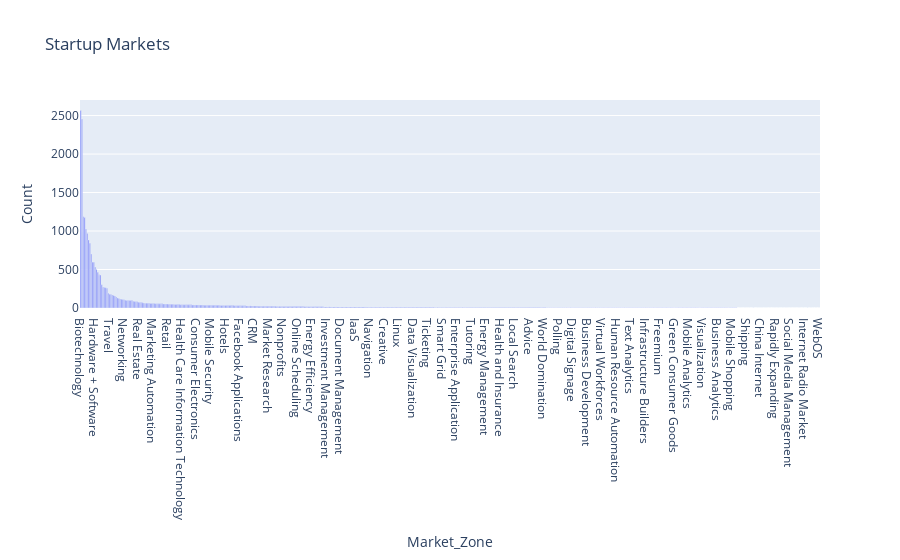

The cell this chart's notebook holds for it:
### Code cell
x=df[' market '].value_counts().reset_index()
trace = go.Bar(x=x['index'],y=x[' market '])
data=[trace]
layout = go.Layout(title = 'Startup Markets',xaxis={'title':'Market_Zone'},yaxis={'title':'Count'})
fig = go.Figure(data=data,layout=layout)
pyo.iplot(fig)

### Figure 1 — Plotly figure (JSON) as saved in the notebook; plotly's stock layout.template omitted (floating-point values rounded to 4 significant figures; data arrays with more than 128 entries replaced by an {"elided": "..."} marker saying what was removed)
{"data": [{"type": "bar", "x": {"elided": "562 str values"}, "y": {"elided": "562 int values"}}], "layout": {"title": {"text": "Startup Markets"}, "xaxis": {"title": {"text": "Market_Zone"}}, "yaxis": {"title": {"text": "Count"}}}}
